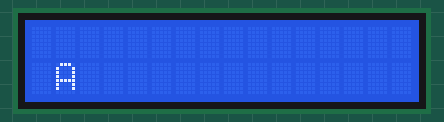
A sketch run on a simulated Arduino Uno, built with avr-gcc and run on an emulated ATmega328P. On the bench: 16×2 character LCD.

Above: at 1.6 s.
At 5.6 s:
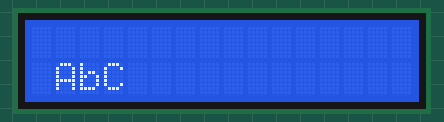
At 10.6 s:
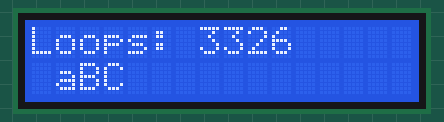
At 19.6 s:
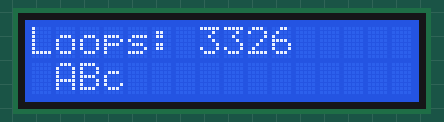
At 28.6 s:
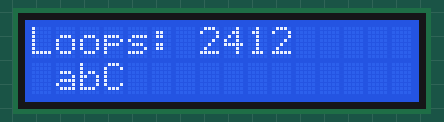
At 38.6 s:
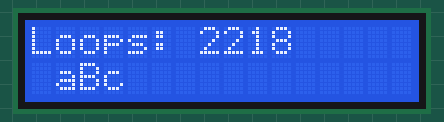

The sketch:

JB_LCD_Task6_array.ino
```cpp
#include <LiquidCrystal.h>

LiquidCrystal g_lcd(14, 12,   4, 5, 6, 7,   8, 9, 10, 11);  // 8 bit mode
unsigned long g_loopCounter = 0;

// ----------------------------------------------------------------------------------------------------------------------------------

template<class ELEMENT>
class ArrayItem
{
  public:
    virtual void operator() (const byte index, const ELEMENT& element) = 0;
};

template<class ELEMENT>
class Array
{
  private:
    ELEMENT* *_pElements;
    byte _elementCounter = 0;
    byte _capacity;

  public:
    Array(byte capacity);

    void add(ELEMENT* pElement);

    void forEach(ArrayItem<ELEMENT> &functor);
};

template<class ELEMENT>
Array<ELEMENT>::Array(byte capacity) : _capacity(capacity)
{
  _pElements = new ELEMENT*[capacity];
}

template<class ELEMENT>
void Array<ELEMENT>::add(ELEMENT* pElement)
{
  if (_elementCounter < _capacity) {
    _pElements[_elementCounter++] = pElement;
  }
}

template<class ELEMENT>
void Array<ELEMENT>::forEach(ArrayItem<ELEMENT> &functor)
{
  for (int i = 0; i < _elementCounter; i++) {
    functor((byte)i, *_pElements[i]);
  }
}

// ----------------------------------------------------------------------------------------------------------------------------------

template<class DATATYPE>
class Task
{
  private:
    DATATYPE _nextTime_ms;
    DATATYPE _interval_ms;

  public:
    Task(DATATYPE interval_ms);
    virtual void update(DATATYPE currentTime_ms);

    virtual void process() = 0;
};

template<class DATATYPE>
Task<DATATYPE>::Task(DATATYPE interval_ms)
{
  _interval_ms = interval_ms;
  _nextTime_ms = millis() + interval_ms;
}

template<class DATATYPE>
void Task<DATATYPE>::update(DATATYPE currentTime_ms)
{
  // https://playground.arduino.cc/Code/TimingRollover/
  if (static_cast<signed>(currentTime_ms - _nextTime_ms) >= 0) {
    process();
    _nextTime_ms = currentTime_ms + _interval_ms - (currentTime_ms - _nextTime_ms);
  }
}


template<class DATATYPE>
class ArrayItemTaskUpdate : public ArrayItem< Task<DATATYPE> >
{
  private:
    unsigned long _current_ms;

  public:
    ArrayItemTaskUpdate() {};

    void setCurrent_ms(const unsigned long current_ms)
    {
      _current_ms = current_ms;
    }

    void operator() (const byte index, const Task<DATATYPE> &element)
    {
      element.update(_current_ms);
    }
};

// - - - - -

template<typename DATATYPE>
class LCDChar : public Task<DATATYPE>
{
  private:
    bool _toggle = false;
    const char _c1, _c2, _colPos;

  public:
    LCDChar(const char c1, const char c2, const char colPos, const DATATYPE interval);
    void process();
};

template<typename DATATYPE>
LCDChar<DATATYPE>::LCDChar(const char c1, const char c2, const char colPos, const DATATYPE interval)
  : Task<DATATYPE>(interval), _c1(c1), _c2(c2), _colPos(colPos)
{
}

template<typename DATATYPE>
void LCDChar<DATATYPE>::process()
{
  _toggle = !_toggle;
  g_lcd.setCursor(_colPos, 1);
  g_lcd.print(_toggle ? _c1 : _c2);
}

// - - - - -

template<typename DATATYPE>
class LCDStatistic : public Task<DATATYPE>
{
  public:
    LCDStatistic(DATATYPE interval) : Task<DATATYPE>(interval) {};
    void process();
};

template<typename DATATYPE>
void LCDStatistic<DATATYPE>::process()
{
  g_lcd.setCursor(0, 0);
  g_lcd.print("Loops:          ");
  g_lcd.setCursor(7, 0);
  g_lcd.print(g_loopCounter);
  g_loopCounter = 0;
}

// ----------------------------------------------------------------------------------------------------------------------------------

template<class DATATYPE>
class TaskManager
{
  private:
    Array< Task<DATATYPE> >* _pTasks;
    ArrayItemTaskUpdate<DATATYPE> _taskUpdate;    // create one instance and reuse it.

  public:
    TaskManager(const byte capacity);
    void update();

    void add(Task<DATATYPE>* pTask);
};

template<class DATATYPE>
TaskManager<DATATYPE>::TaskManager(const byte capacity)
{
  _pTasks = new Array<Task<DATATYPE>>(capacity);
}

template<class DATATYPE>
void TaskManager<DATATYPE>::add(Task<DATATYPE>* pTask)
{
  _pTasks->add(pTask);
}

template<class DATATYPE>
void TaskManager<DATATYPE>::update()
{
  _taskUpdate.setCurrent_ms(millis());  // update prior calling forEach to reflect new time
  _pTasks->forEach(_taskUpdate);
}

// ----------------------------------------------------------------------------------------------------------------------------------
// ----------------------------------------------------------------------------------------------------------------------------------
// ----------------------------------------------------------------------------------------------------------------------------------
// ----------------------------------------------------------------------------------------------------------------------------------

TaskManager<unsigned int> g_taskManager(20);

void setup()
{
  // some displays need time to initialize
  delay(500);
  g_lcd.begin(16, 2);

  g_taskManager.add(new LCDChar<unsigned int>('A', 'a', 1, 1000));
  g_taskManager.add(new LCDChar<unsigned int>('B', 'b', 2, 2000));
  g_taskManager.add(new LCDChar<unsigned int>('C', 'c', 3, 3000));
  g_taskManager.add(new LCDStatistic<unsigned int>(10000));
}

void loop()
{
  g_taskManager.update();

  g_loopCounter++;
}
```

Measured:
- what the display in image 0 shows lasts 1.0 s, from 1.6 s to 2.6 s
